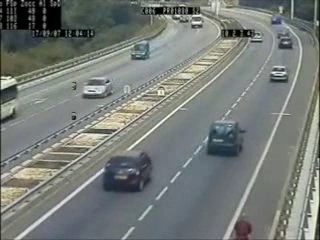
#> input picture frame 75 of Images/cars.avi, 320 x 240 px, given in place of Lane detect test data.mp4, which was not available
$ jupyter execute 'Lane Detection.ipynb'
#> lines starting #> are read from the running program, lines starting #| are printed output that depends on the picture; after the words box and inside, x2 and y2 are one past the last pixel; in counts of white or black regions, pixels touching at a corner belong together; pictures that were not available may be replaced by others from this repository, and a replacement may not be noted
#> further down, frame is the input picture: shape (240, 320, 3); mean B, G, R 120, 123.9, 118.8
[cell 1]
import cv2
import numpy as np

def region_of_interest(img, vertices):
    mask = np.zeros_like(img)
    #channel_count = img.shape[2]
    match_mask_color = 255
    cv2.fillPoly(mask, vertices, match_mask_color)
    masked_image = cv2.bitwise_and(img, mask)
    return masked_image

def produce_lines(img, lines):
    img = np.copy(img)
    blank_image = np.zeros((img.shape[0], img.shape[1], 3), dtype=np.uint8)

    for line in lines:
        for x1, y1, x2, y2 in line:
            cv2.line(blank_image, (x1,y1), (x2,y2), (0, 255, 0), thickness=10)

    img = cv2.addWeighted(img, 0.8, blank_image, 1, 0.0)
    return img


def process(image):
    height = image.shape[0]
#> height = 240
    width = image.shape[1]
#> width = 320
    ROI_vertices = [
        (0, 2*height/3),
        (width/2, height/3),
        (width, height)
    ]
#> ROI_vertices = [(0, 160), (160, 80), (320, 240)]
    gray_image = cv2.cvtColor(image, cv2.COLOR_RGB2GRAY)
    canny_image = cv2.Canny(gray_image, 100, 120)
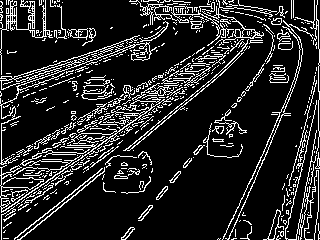
#> canny_image: shape (240, 320); 15% white in thin lines or dots
    cropped_image = region_of_interest(canny_image ,
                    np.array([ROI_vertices], np.int32),)
#> in region_of_interest, `cv2.fillPoly(mask, vertices, match_mask_color)`:
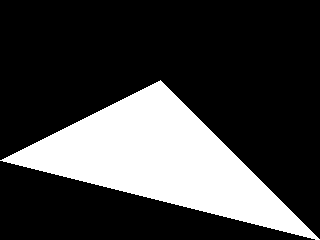
#> mask: shape (240, 320); 25.3% white; 1 white region, box (x1, y1, x2, y2) and area: (0, 80, 320, 240) 19439
#> in region_of_interest, `masked_image = cv2.bitwise_and(img, mask)`:
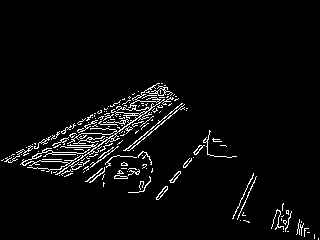
#> masked_image: shape (240, 320); 4% white in thin lines or dots, all inside (x1, y1, x2, y2) = (1, 83, 319, 240)
    lines = cv2.HoughLinesP(cropped_image,
                            rho=2,
                            theta=np.pi/180,
                            threshold=80,
                            lines=np.array([]),
                            minLineLength=90,
                            maxLineGap=40)
#> lines = 25 rows, first 6: [22, 164, 157, 83], [55, 174, 175, 96], [23, 165, 160, 86], [27, 167, 170, 97], [9, 156, 149, 156], [90, 182, 181, 103]
    image_with_lines = produce_lines(image, lines)
#> the loop in produce_lines, `for line in lines:` made 25 passes
#> line on passes 1 to 12: [[22, 164, 157, 83]], [[55, 174, 175, 96]], [[23, 165, 160, 86]], [[27, 167, 170, 97]], [[9, 156, 149, 156]], [[90, 182, 181, 103]], [[10, 162, 138, 91]], [[43, 139, 143, 139]], [[3, 159, 191, 159]], [[60, 169, 172, 97]], [[19, 153, 147, 155]], [[51, 173, 169, 91]]
#> after the loop in produce_lines, `for line in lines:`:
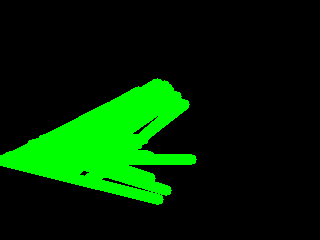
#> blank_image: shape (240, 320, 3); mean of channels 0, 1, 2 0, 39.4, 0; drawn as B, G, R
#> in produce_lines, `img = cv2.addWeighted(img, 0.8, blank_image, 1, 0.0)`:
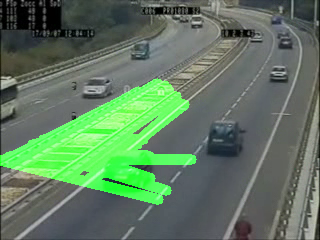
#> img: shape (240, 320, 3); mean B, G, R 96, 121.9, 95
    return image_with_lines

cap = cv2.VideoCapture('Images/Lane detect test data.mp4')
# = cv2.imread('road.jpg')
#image = cv2.cvtColor(image, cv2.COLOR_BGR2RGB)
while cap.isOpened():
    ret, frame = cap.read()
    frame = process(frame)
    cv2.imshow('frame', frame)
    if cv2.waitKey(1) & 0xFF == ord('q'):
#> (key q is pressed here)
        break

cap.release()
cv2.destroyAllWindows()

$ run again, starting later in the video
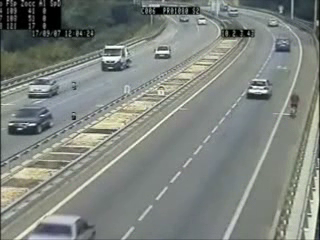
#> input picture frame 337 of Images/cars.avi, 320 x 240 px, given in place of Lane detect test data.mp4, which was not available
#> frame is the input picture: shape (240, 320, 3); mean B, G, R 126.3, 131.7, 126
#> in process, `canny_image = cv2.Canny(gray_image, 100, 120)`:
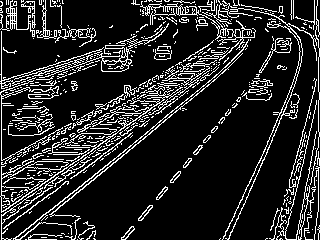
#> canny_image: shape (240, 320); 15.2% white in thin lines or dots
#> mask: shape (240, 320); 25.3% white; 1 white region, box (x1, y1, x2, y2) and area: (0, 80, 320, 240) 19439
#> masked_image: shape (240, 320); 3.7% white in thin lines or dots, all inside (x1, y1, x2, y2) = (1, 82, 319, 240)
#> lines = 18 rows, first 6: [19, 165, 141, 92], [20, 165, 161, 84], [55, 172, 172, 96], [1, 160, 161, 82], [27, 166, 163, 84], [4, 159, 118, 159]
#> the loop in produce_lines, `for line in lines:` made 18 passes
#> in produce_lines, `img = cv2.addWeighted(img, 0.8, blank_image, 1, 0.0)`:
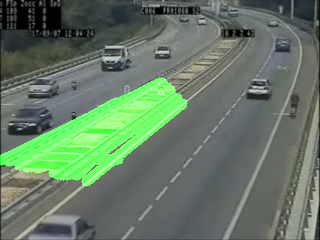
#> img: shape (240, 320, 3); mean B, G, R 101.1, 120.5, 100.8

$ run again, starting later in the video
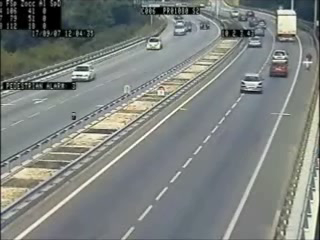
#> input picture frame 600 of Images/cars.avi, 320 x 240 px, given in place of Lane detect test data.mp4, which was not available
#> frame is the input picture: shape (240, 320, 3); mean B, G, R 126.6, 129.8, 124.9
#> in process, `canny_image = cv2.Canny(gray_image, 100, 120)`:
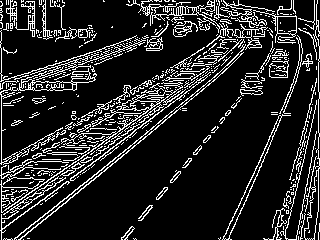
#> canny_image: shape (240, 320); 15.1% white in thin lines or dots
#> mask: shape (240, 320); 25.3% white; 1 white region, box (x1, y1, x2, y2) and area: (0, 80, 320, 240) 19439
#> masked_image: shape (240, 320); 3.8% white in thin lines or dots, all inside (x1, y1, x2, y2) = (1, 83, 319, 240)
#> lines = 20 rows, first 6: [19, 165, 166, 87], [25, 160, 155, 88], [3, 159, 118, 159], [56, 174, 176, 96], [12, 154, 157, 83], [93, 180, 184, 104]
#> the loop in produce_lines, `for line in lines:` made 20 passes
#> in produce_lines, `img = cv2.addWeighted(img, 0.8, blank_image, 1, 0.0)`:
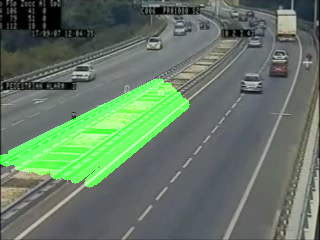
#> img: shape (240, 320, 3); mean B, G, R 101.3, 120.1, 99.9
